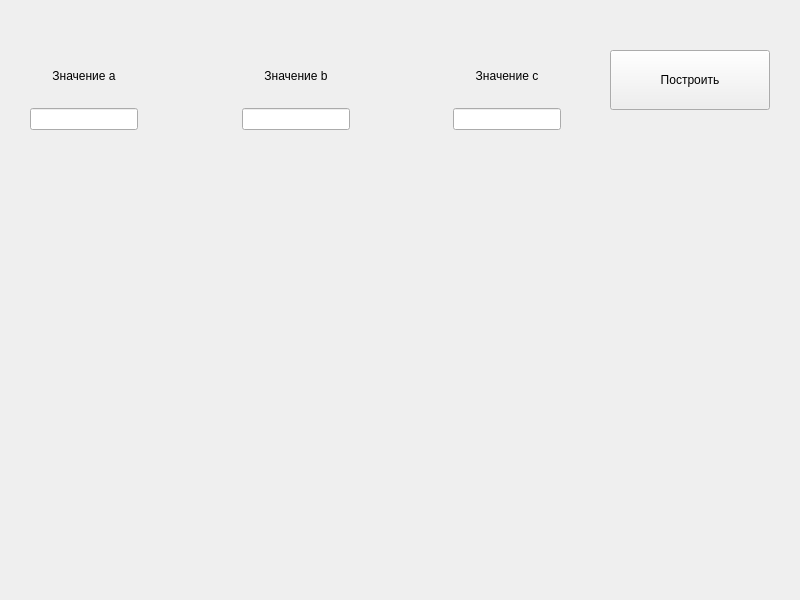
<?xml version="1.0" encoding="UTF-8"?>
<ui version="4.0">
 <class>circl</class>
 <widget class="QWidget" name="circl">
  <property name="geometry">
   <rect>
    <x>0</x>
    <y>0</y>
    <width>800</width>
    <height>600</height>
   </rect>
  </property>
  <property name="windowTitle">
   <string>Form</string>
  </property>
  <widget class="QCustomPlot" name="widget" native="true">
   <property name="geometry">
    <rect>
     <x>25</x>
     <y>130</y>
     <width>750</width>
     <height>450</height>
    </rect>
   </property>
  </widget>
  <widget class="QPushButton" name="pushButton">
   <property name="geometry">
    <rect>
     <x>610</x>
     <y>50</y>
     <width>160</width>
     <height>60</height>
    </rect>
   </property>
   <property name="text">
    <string>Построить</string>
   </property>
  </widget>
  <widget class="QLabel" name="label">
   <property name="geometry">
    <rect>
     <x>290</x>
     <y>10</y>
     <width>196</width>
     <height>32</height>
    </rect>
   </property>
   <property name="text">
    <string/>
   </property>
   <property name="pixmap">
    <pixmap>../../kursachFoto/circl.jpg</pixmap>
   </property>
  </widget>
  <widget class="QLabel" name="label_4">
   <property name="geometry">
    <rect>
     <x>0</x>
     <y>0</y>
     <width>831</width>
     <height>601</height>
    </rect>
   </property>
   <property name="text">
    <string/>
   </property>
   <property name="pixmap">
    <pixmap>../../kursachFoto/fon.png</pixmap>
   </property>
  </widget>
  <widget class="QWidget" name="layoutWidget">
   <property name="geometry">
    <rect>
     <x>30</x>
     <y>50</y>
     <width>531</width>
     <height>80</height>
    </rect>
   </property>
   <layout class="QGridLayout" name="gridLayout">
    <item row="1" column="4">
     <widget class="QLabel" name="label_5">
      <property name="text">
       <string>Значение с</string>
      </property>
      <property name="alignment">
       <set>Qt::AlignCenter</set>
      </property>
     </widget>
    </item>
    <item row="2" column="2">
     <widget class="QLineEdit" name="lineEdit_2"/>
    </item>
    <item row="1" column="2">
     <widget class="QLabel" name="label_3">
      <property name="text">
       <string>Значение b</string>
      </property>
      <property name="alignment">
       <set>Qt::AlignCenter</set>
      </property>
     </widget>
    </item>
    <item row="2" column="0">
     <widget class="QLineEdit" name="lineEdit"/>
    </item>
    <item row="2" column="4">
     <widget class="QLineEdit" name="lineEdit_3"/>
    </item>
    <item row="1" column="1">
     <spacer name="horizontalSpacer">
      <property name="orientation">
       <enum>Qt::Horizontal</enum>
      </property>
      <property name="sizeHint" stdset="0">
       <size>
        <width>40</width>
        <height>20</height>
       </size>
      </property>
     </spacer>
    </item>
    <item row="1" column="0">
     <widget class="QLabel" name="label_2">
      <property name="text">
       <string>Значение a</string>
      </property>
      <property name="alignment">
       <set>Qt::AlignCenter</set>
      </property>
     </widget>
    </item>
    <item row="1" column="3">
     <spacer name="horizontalSpacer_2">
      <property name="orientation">
       <enum>Qt::Horizontal</enum>
      </property>
      <property name="sizeHint" stdset="0">
       <size>
        <width>40</width>
        <height>20</height>
       </size>
      </property>
     </spacer>
    </item>
   </layout>
  </widget>
  <zorder>label_4</zorder>
  <zorder>pushButton</zorder>
  <zorder>label</zorder>
  <zorder>widget</zorder>
  <zorder>layoutWidget</zorder>
 </widget>
 <customwidgets>
  <customwidget>
   <class>QCustomPlot</class>
   <extends>QWidget</extends>
   <header>qcustomplot.h</header>
   <container>1</container>
  </customwidget>
 </customwidgets>
 <resources/>
 <connections/>
</ui>
